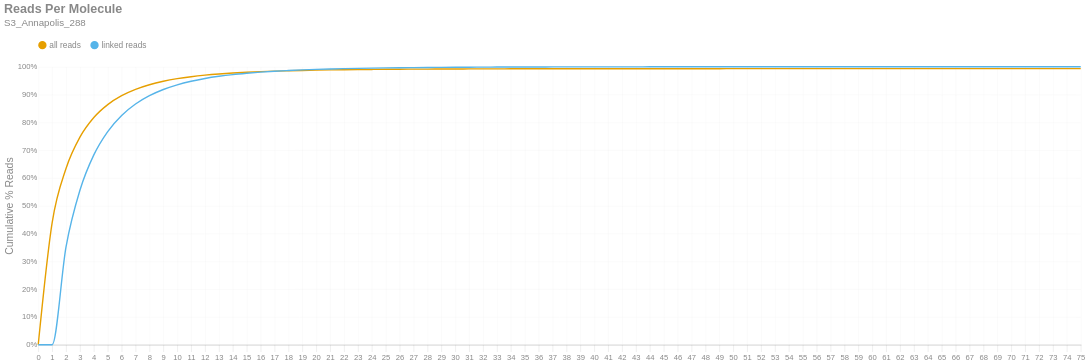

Source (notebook cell):
### Markdown cell above
### Reads per Molecule
This chart shows the cumulative distribution of the number of reads per linked molecule. That is, how many alignments are associated with a unique molecule. This excludes the number of reads associated with invalid or absent linked-read barcodes. The `linked` histogram is the percentages recalculated when disregarding singletons.

### Code cell
if SKIPLR:
    print_html(f"Skipped")
else:
    counts = np.bincount(valids['reads'].cast(pl.Int64).to_numpy())
    weighted = counts * np.arange(len(counts))
    all_perc = weighted / n_reads
    linked_perc = weighted / n_linked_reads
    linked_perc[1] = 0
    binned_df = pl.DataFrame({
        'readsper': list(range(len(counts))),
        'all reads (cumsum)': np.cumsum(all_perc).tolist(),
        'linked reads (cumsum)': np.cumsum(linked_perc).tolist(),
    })

    with SafeRender(binned_df):
        (
            density_plot(binned_df, 'Reads Per Molecule', samplename, 'readspmol')
            .encode(
                x=alt.X('readsper:O', title=None).axis(labelAngle=0).scale(padding=0),
                y=alt.Y('value:Q', title='Cumulative % Reads').axis(format='%').stack(False),
                color=alt.Color("key:N").scale(domain=["all reads", "linked reads"]),
                tooltip=[
                    alt.Tooltip("key:N", title="Data Type"),
                    alt.Tooltip("readsper:O", title="Reads Per Molecule"),
                    alt.Tooltip("value:Q", format=".2%", title="% Reads (Cum.)")
                ]            
            )
        ).display()

### Figure 1 — Vega-Lite specification as saved in the notebook (floating-point values rounded to 4 significant figures)
{"width": "container", "height": 400, "config": {"title": {"anchor": "start", "dy": -15, "fontSize": 18, "color": "#888888", "subtitleColor": "#888888", "subtitleFontSize": 14}, "arc": {"fill": "#0072B2"}, "axis": {"domainColor": "#888888", "domainWidth": 0.5, "gridWidth": 0.2, "grid": false, "titleFontWeight": 400, "titleFontSize": 15, "labelFontSize": 11, "labelColor": "#888888", "tickColor": "#888888", "tickWidth": 0.2, "titleColor": "#888888"}, "axisBand": {"grid": false}, "axisX": {"grid": true, "tickSize": 10, "domainCap": "round"}, "axisY": {"domain": false, "grid": true, "tickSize": 0, "domainCap": "round"}, "background": "transparent", "header": {"labelFontSize": 15, "labelColor": "#888888", "titleFontSize": 15, "titleFontWeight": 600, "titleColor": "#888888"}, "legend": {"labelFont": "sans-serif", "labelFontSize": 12, "labelColor": "#888888", "symbolSize": 100, "symbolType": "circle", "titleFontSize": 12, "titlePadding": 10, "titleColor": "#888888", "title": null, "orient": "top"}, "range": {"category": ["#E69F00", "#56B4E9", "#009E73", "#F0E442", "#0072B2", "#D55E00", "#CC79A7", "#000000"], "diverging": ["#cfe8f3", "#a2d4ec", "#73bfe2", "#46abdb", "#1696d2", "#12719e"]}, "area": {"fill": "#0072B2", "fillOpacity": 0.7, "line": true, "strokeOpacity": 0.7}, "line": {"color": "#0072B2", "stroke": "#0072B2", "strokeWidth": 2}, "trail": {"color": "#0072B2", "stroke": "#0072B2", "strokeWidth": 0, "size": 1}, "point": {"filled": true, "fillOpacity": 1.0, "size": 95}, "text": {"color": "#888888", "fontSize": 11, "align": "right", "fontWeight": 400, "size": 11}, "bar": {"fill": "#0072B2", "stroke": null}, "view": {"stroke": null, "continuousWidth": 660, "continuousHeight": 400}}, "data": {"name": "data-07308f55c035acb44fcafc1689de8a9a"}, "mark": {"type": "line", "interpolate": "monotone", "point": {"opacity": 0, "size": 275}}, "encoding": {"color": {"field": "key", "scale": {"domain": ["all reads", "linked reads"]}, "type": "nominal"}, "tooltip": [{"field": "key", "title": "Data Type", "type": "nominal"}, {"field": "readsper", "title": "Reads Per Molecule", "type": "ordinal"}, {"field": "value", "format": ".2%", "title": "% Reads (Cum.)", "type": "quantitative"}], "x": {"axis": {"labelAngle": 0}, "field": "readsper", "scale": {"padding": 0}, "title": null, "type": "ordinal"}, "y": {"axis": {"format": "%"}, "field": "value", "stack": false, "title": "Cumulative % Reads", "type": "quantitative"}}, "params": [{"name": "param_c36ac31b6afebe62", "select": {"type": "point", "fields": ["key"]}, "bind": "legend"}], "title": {"text": "Reads Per Molecule", "subtitle": "S3_Annapolis_288"}, "transform": [{"fold": ["all reads (cumsum)", "linked reads (cumsum)"]}, {"calculate": "replace(datum.key, ' (cumsum)', '')", "as": "key"}, {"filter": {"param": "param_c36ac31b6afebe62"}}], "usermeta": {"embedOptions": {"downloadFileName": "S3_Annapolis_288.readspmol"}}, "$schema": "https://vega.github.io/schema/vega-lite/v6.1.0.json", "datasets": {"data-07308f55c035acb44fcafc1689de8a9a": [{"readsper": 0, "all reads (cumsum)": 0.0, "linked reads (cumsum)": 0.0}, {"readsper": 1, "all reads (cumsum)": 0.4385, "linked reads (cumsum)": 0.0}, {"readsper": 2, "all reads (cumsum)": 0.6338, "linked reads (cumsum)": 0.3521}, {"readsper": 3, "all reads (cumsum)": 0.7465, "linked reads (cumsum)": 0.5554}, {"readsper": 4, "all reads (cumsum)": 0.8171, "linked reads (cumsum)": 0.6828}, {"readsper": 5, "all reads (cumsum)": 0.8637, "linked reads (cumsum)": 0.7667}, {"readsper": 6, "all reads (cumsum)": 0.8958, "linked reads (cumsum)": 0.8246}, {"readsper": 7, "all reads (cumsum)": 0.9186, "linked reads (cumsum)": 0.8657}, {"readsper": 8, "all reads (cumsum)": 0.9352, "linked reads (cumsum)": 0.8958}, {"readsper": 9, "all reads (cumsum)": 0.9476, "linked reads (cumsum)": 0.9181}, {"readsper": 10, "all reads (cumsum)": 0.957, "linked reads (cumsum)": 0.935}, {"readsper": 11, "all reads (cumsum)": 0.9641, "linked reads (cumsum)": 0.9478}, {"readsper": 12, "all reads (cumsum)": 0.9696, "linked reads (cumsum)": 0.9578}, {"readsper": 13, "all reads (cumsum)": 0.9739, "linked reads (cumsum)": 0.9655}, {"readsper": 14, "all reads (cumsum)": 0.9773, "linked reads (cumsum)": 0.9716}, {"readsper": 15, "all reads (cumsum)": 0.9799, "linked reads (cumsum)": 0.9764}, {"readsper": 16, "all reads (cumsum)": 0.9822, "linked reads (cumsum)": 0.9804}, {"readsper": 17, "all reads (cumsum)": 0.984, "linked reads (cumsum)": 0.9837}, {"readsper": 18, "all reads (cumsum)": 0.9854, "linked reads (cumsum)": 0.9862}, {"readsper": 19, "all reads (cumsum)": 0.9867, "linked reads (cumsum)": 0.9885}, {"readsper": 20, "all reads (cumsum)": 0.9877, "linked reads (cumsum)": 0.9903}, {"readsper": 21, "all reads (cumsum)": 0.9885, "linked reads (cumsum)": 0.9918}, {"readsper": 22, "all reads (cumsum)": 0.9892, "linked reads (cumsum)": 0.993}, {"readsper": 23, "all reads (cumsum)": 0.9897, "linked reads (cumsum)": 0.9941}, {"readsper": 24, "all reads (cumsum)": 0.9902, "linked reads (cumsum)": 0.9949}, {"readsper": 25, "all reads (cumsum)": 0.9907, "linked reads (cumsum)": 0.9957}, {"readsper": 26, "all reads (cumsum)": 0.991, "linked reads (cumsum)": 0.9963}, {"readsper": 27, "all reads (cumsum)": 0.9913, "linked reads (cumsum)": 0.9968}, {"readsper": 28, "all reads (cumsum)": 0.9915, "linked reads (cumsum)": 0.9973}, {"readsper": 29, "all reads (cumsum)": 0.9917, "linked reads (cumsum)": 0.9976}, {"readsper": 30, "all reads (cumsum)": 0.9919, "linked reads (cumsum)": 0.998}, {"readsper": 31, "all reads (cumsum)": 0.9921, "linked reads (cumsum)": 0.9983}, {"readsper": 32, "all reads (cumsum)": 0.9922, "linked reads (cumsum)": 0.9985}, {"readsper": 33, "all reads (cumsum)": 0.9923, "linked reads (cumsum)": 0.9987}, {"readsper": 34, "all reads (cumsum)": 0.9924, "linked reads (cumsum)": 0.9989}, {"readsper": 35, "all reads (cumsum)": 0.9925, "linked reads (cumsum)": 0.999}, {"readsper": 36, "all reads (cumsum)": 0.9926, "linked reads (cumsum)": 0.9991}, {"readsper": 37, "all reads (cumsum)": 0.9926, "linked reads (cumsum)": 0.9993}, {"readsper": 38, "all reads (cumsum)": 0.9927, "linked reads (cumsum)": 0.9994}, {"readsper": 39, "all reads (cumsum)": 0.9927, "linked reads (cumsum)": 0.9995}, {"readsper": 40, "all reads (cumsum)": 0.9928, "linked reads (cumsum)": 0.9995}, {"readsper": 41, "all reads (cumsum)": 0.9928, "linked reads (cumsum)": 0.9996}, {"readsper": 42, "all reads (cumsum)": 0.9928, "linked reads (cumsum)": 0.9996}, {"readsper": 43, "all reads (cumsum)": 0.9928, "linked reads (cumsum)": 0.9996}, {"readsper": 44, "all reads (cumsum)": 0.9928, "linked reads (cumsum)": 0.9997}, {"readsper": 45, "all reads (cumsum)": 0.9929, "linked reads (cumsum)": 0.9997}, {"readsper": 46, "all reads (cumsum)": 0.9929, "linked reads (cumsum)": 0.9997}, {"readsper": 47, "all reads (cumsum)": 0.9929, "linked reads (cumsum)": 0.9998}, {"readsper": 48, "all reads (cumsum)": 0.9929, "linked reads (cumsum)": 0.9998}, {"readsper": 49, "all reads (cumsum)": 0.9929, "linked reads (cumsum)": 0.9998}, {"readsper": 50, "all reads (cumsum)": 0.993, "linked reads (cumsum)": 0.9998}, {"readsper": 51, "all reads (cumsum)": 0.993, "linked reads (cumsum)": 0.9999}, {"readsper": 52, "all reads (cumsum)": 0.993, "linked reads (cumsum)": 0.9999}, {"readsper": 53, "all reads (cumsum)": 0.993, "linked reads (cumsum)": 0.9999}, {"readsper": 54, "all reads (cumsum)": 0.993, "linked reads (cumsum)": 0.9999}, {"readsper": 55, "all reads (cumsum)": 0.993, "linked reads (cumsum)": 0.9999}, {"readsper": 56, "all reads (cumsum)": 0.993, "linked reads (cumsum)": 0.9999}, {"readsper": 57, "all reads (cumsum)": 0.993, "linked reads (cumsum)": 0.9999}, {"readsper": 58, "all reads (cumsum)": 0.993, "linked reads (cumsum)": 0.9999}, {"readsper": 59, "all reads (cumsum)": 0.993, "linked reads (cumsum)": 0.9999}, {"readsper": 60, "all reads (cumsum)": 0.993, "linked reads (cumsum)": 1.0}, {"readsper": 61, "all reads (cumsum)": 0.993, "linked reads (cumsum)": 1.0}, {"readsper": 62, "all reads (cumsum)": 0.993, "linked reads (cumsum)": 1.0}, {"readsper": 63, "all reads (cumsum)": 0.993, "linked reads (cumsum)": 1.0}, {"readsper": 64, "all reads (cumsum)": 0.993, "linked reads (cumsum)": 1.0}, {"readsper": 65, "all reads (cumsum)": 0.993, "linked reads (cumsum)": 1.0}, {"readsper": 66, "all reads (cumsum)": 0.993, "linked reads (cumsum)": 1.0}, {"readsper": 67, "all reads (cumsum)": 0.993, "linked reads (cumsum)": 1.0}, {"readsper": 68, "all reads (cumsum)": 0.993, "linked reads (cumsum)": 1.0}, {"readsper": 69, "all reads (cumsum)": 0.993, "linked reads (cumsum)": 1.0}, {"readsper": 70, "all reads (cumsum)": 0.993, "linked reads (cumsum)": 1.0}, {"readsper": 71, "all reads (cumsum)": 0.993, "linked reads (cumsum)": 1.0}, {"readsper": 72, "all reads (cumsum)": 0.993, "linked reads (cumsum)": 1.0}, {"readsper": 73, "all reads (cumsum)": 0.993, "linked reads (cumsum)": 1.0}, {"readsper": 74, "all reads (cumsum)": 0.993, "linked reads (cumsum)": 1.0}, {"readsper": 75, "all reads (cumsum)": 0.993, "linked reads (cumsum)": 1.0}]}}
